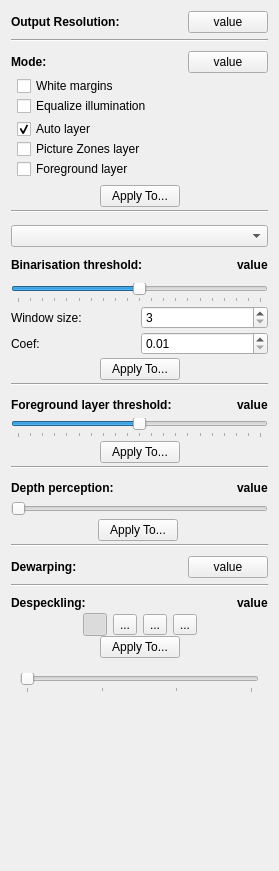
<?xml version="1.0" encoding="UTF-8"?>
<ui version="4.0">
 <class>OutputOptionsWidget</class>
 <widget class="QWidget" name="OutputOptionsWidget">
  <property name="geometry">
   <rect>
    <x>0</x>
    <y>0</y>
    <width>279</width>
    <height>871</height>
   </rect>
  </property>
  <property name="windowTitle">
   <string notr="true">Form</string>
  </property>
  <layout class="QVBoxLayout" name="verticalLayout_8">
   <item>
    <layout class="QHBoxLayout" name="horizontalLayout_15">
     <item>
      <widget class="QLabel" name="dpiLabel">
       <property name="font">
        <font>
         <weight>75</weight>
         <bold>true</bold>
        </font>
       </property>
       <property name="contextMenuPolicy">
        <enum>Qt::NoContextMenu</enum>
       </property>
       <property name="text">
        <string>Output Resolution:</string>
       </property>
       <property name="textFormat">
        <enum>Qt::RichText</enum>
       </property>
      </widget>
     </item>
     <item>
      <spacer name="horizontalSpacer_2">
       <property name="orientation">
        <enum>Qt::Horizontal</enum>
       </property>
       <property name="sizeHint" stdset="0">
        <size>
         <width>40</width>
         <height>20</height>
        </size>
       </property>
      </spacer>
     </item>
     <item>
      <widget class="QPushButton" name="dpiValue">
       <property name="text">
        <string>value</string>
       </property>
      </widget>
     </item>
    </layout>
   </item>
   <item>
    <widget class="Line" name="line_2">
     <property name="orientation">
      <enum>Qt::Horizontal</enum>
     </property>
    </widget>
   </item>
   <item>
    <widget class="QWidget" name="modePanel" native="true">
     <property name="sizePolicy">
      <sizepolicy hsizetype="Preferred" vsizetype="Preferred">
       <horstretch>0</horstretch>
       <verstretch>0</verstretch>
      </sizepolicy>
     </property>
     <property name="minimumSize">
      <size>
       <width>0</width>
       <height>168</height>
      </size>
     </property>
     <property name="maximumSize">
      <size>
       <width>16777215</width>
       <height>168</height>
      </size>
     </property>
     <layout class="QVBoxLayout" name="verticalLayout_6">
      <property name="spacing">
       <number>3</number>
      </property>
      <property name="leftMargin">
       <number>0</number>
      </property>
      <property name="topMargin">
       <number>3</number>
      </property>
      <property name="rightMargin">
       <number>0</number>
      </property>
      <property name="bottomMargin">
       <number>3</number>
      </property>
      <item>
       <layout class="QHBoxLayout" name="horizontalLayout_3">
        <item>
         <widget class="QLabel" name="modeLabel">
          <property name="font">
           <font>
            <weight>75</weight>
            <bold>true</bold>
           </font>
          </property>
          <property name="text">
           <string>Mode:</string>
          </property>
         </widget>
        </item>
        <item>
         <spacer name="horizontalSpacer_10">
          <property name="orientation">
           <enum>Qt::Horizontal</enum>
          </property>
          <property name="sizeHint" stdset="0">
           <size>
            <width>40</width>
            <height>20</height>
           </size>
          </property>
         </spacer>
        </item>
        <item>
         <widget class="QPushButton" name="modeValue">
          <property name="text">
           <string>value</string>
          </property>
         </widget>
        </item>
       </layout>
      </item>
      <item>
       <widget class="QWidget" name="illuminationPanel" native="true">
        <layout class="QVBoxLayout" name="verticalLayout_3">
         <property name="spacing">
          <number>0</number>
         </property>
         <property name="leftMargin">
          <number>6</number>
         </property>
         <property name="topMargin">
          <number>0</number>
         </property>
         <property name="rightMargin">
          <number>0</number>
         </property>
         <property name="bottomMargin">
          <number>0</number>
         </property>
         <item>
          <widget class="QCheckBox" name="whiteMarginsCB">
           <property name="text">
            <string>White margins</string>
           </property>
          </widget>
         </item>
         <item>
          <widget class="QCheckBox" name="equalizeIlluminationCB">
           <property name="text">
            <string>Equalize illumination</string>
           </property>
          </widget>
         </item>
        </layout>
       </widget>
      </item>
      <item>
       <widget class="QWidget" name="layersPanel" native="true">
        <layout class="QVBoxLayout" name="verticalLayout_111">
         <property name="spacing">
          <number>0</number>
         </property>
         <property name="leftMargin">
          <number>6</number>
         </property>
         <property name="topMargin">
          <number>0</number>
         </property>
         <property name="rightMargin">
          <number>0</number>
         </property>
         <property name="bottomMargin">
          <number>0</number>
         </property>
         <item>
          <widget class="QCheckBox" name="autoLayerCB">
           <property name="text">
            <string>Auto layer</string>
           </property>
           <property name="checked">
            <bool>true</bool>
           </property>
          </widget>
         </item>
         <item>
          <widget class="QCheckBox" name="pictureZonesLayerCB">
           <property name="text">
            <string>Picture Zones layer</string>
           </property>
          </widget>
         </item>
         <item>
          <widget class="QCheckBox" name="foregroundLayerCB">
           <property name="text">
            <string>Foreground layer</string>
           </property>
          </widget>
         </item>
        </layout>
       </widget>
      </item>
      <item>
       <spacer name="verticalSpacer_2">
        <property name="orientation">
         <enum>Qt::Vertical</enum>
        </property>
        <property name="sizeHint" stdset="0">
         <size>
          <width>20</width>
          <height>40</height>
         </size>
        </property>
       </spacer>
      </item>
      <item>
       <layout class="QHBoxLayout" name="horizontalLayout_5">
        <item>
         <spacer name="horizontalSpacer_4">
          <property name="orientation">
           <enum>Qt::Horizontal</enum>
          </property>
          <property name="sizeHint" stdset="0">
           <size>
            <width>40</width>
            <height>20</height>
           </size>
          </property>
         </spacer>
        </item>
        <item>
         <widget class="QPushButton" name="applyColorsButton">
          <property name="text">
           <string>Apply To...</string>
          </property>
         </widget>
        </item>
        <item>
         <spacer name="horizontalSpacer_9">
          <property name="orientation">
           <enum>Qt::Horizontal</enum>
          </property>
          <property name="sizeHint" stdset="0">
           <size>
            <width>0</width>
            <height>20</height>
           </size>
          </property>
         </spacer>
        </item>
       </layout>
      </item>
      <item>
       <widget class="Line" name="line">
        <property name="orientation">
         <enum>Qt::Horizontal</enum>
        </property>
       </widget>
      </item>
     </layout>
    </widget>
   </item>
   <item>
    <widget class="QWidget" name="widget" native="true">
     <property name="minimumSize">
      <size>
       <width>0</width>
       <height>164</height>
      </size>
     </property>
     <property name="maximumSize">
      <size>
       <width>16777215</width>
       <height>164</height>
      </size>
     </property>
     <layout class="QVBoxLayout" name="verticalLayout_7">
      <property name="spacing">
       <number>0</number>
      </property>
      <property name="leftMargin">
       <number>0</number>
      </property>
      <property name="topMargin">
       <number>0</number>
      </property>
      <property name="rightMargin">
       <number>0</number>
      </property>
      <property name="bottomMargin">
       <number>0</number>
      </property>
      <item>
       <widget class="QWidget" name="bwOptions" native="true">
        <layout class="QVBoxLayout" name="verticalLayout">
         <property name="spacing">
          <number>3</number>
         </property>
         <property name="leftMargin">
          <number>0</number>
         </property>
         <property name="topMargin">
          <number>3</number>
         </property>
         <property name="rightMargin">
          <number>0</number>
         </property>
         <property name="bottomMargin">
          <number>0</number>
         </property>
         <item>
          <widget class="QComboBox" name="thresholdMethodSelector"/>
         </item>
         <item>
          <layout class="QHBoxLayout" name="horizontalLayout_12">
           <item>
            <widget class="QLabel" name="label">
             <property name="font">
              <font>
               <weight>75</weight>
               <bold>true</bold>
              </font>
             </property>
             <property name="text">
              <string>Binarisation threshold:</string>
             </property>
            </widget>
           </item>
           <item>
            <spacer name="horizontalSpacer_6">
             <property name="orientation">
              <enum>Qt::Horizontal</enum>
             </property>
             <property name="sizeHint" stdset="0">
              <size>
               <width>40</width>
               <height>20</height>
              </size>
             </property>
            </spacer>
           </item>
           <item>
            <widget class="QLabel" name="thresholdLabel">
             <property name="font">
              <font>
               <weight>75</weight>
               <bold>true</bold>
              </font>
             </property>
             <property name="text">
              <string notr="true">value</string>
             </property>
            </widget>
           </item>
          </layout>
         </item>
         <item>
          <layout class="QHBoxLayout" name="horizontalLayout_4">
           <property name="spacing">
            <number>0</number>
           </property>
           <item>
            <widget class="QSlider" name="thresholdSlider">
             <property name="contextMenuPolicy">
              <enum>Qt::ActionsContextMenu</enum>
             </property>
             <property name="styleSheet">
              <string notr="true"/>
             </property>
             <property name="minimum">
              <number>-30</number>
             </property>
             <property name="maximum">
              <number>30</number>
             </property>
             <property name="singleStep">
              <number>1</number>
             </property>
             <property name="pageStep">
              <number>5</number>
             </property>
             <property name="tracking">
              <bool>true</bool>
             </property>
             <property name="orientation">
              <enum>Qt::Horizontal</enum>
             </property>
             <property name="invertedAppearance">
              <bool>false</bool>
             </property>
             <property name="invertedControls">
              <bool>false</bool>
             </property>
             <property name="tickPosition">
              <enum>QSlider::TicksBelow</enum>
             </property>
             <property name="tickInterval">
              <number>3</number>
             </property>
            </widget>
           </item>
          </layout>
         </item>
         <item>
          <layout class="QGridLayout" name="gridLayout">
           <item row="0" column="0">
            <widget class="QLabel" name="thresholdWindowSizeLabel">
             <property name="text">
              <string>Window size:</string>
             </property>
            </widget>
           </item>
           <item row="0" column="1">
            <widget class="QSpinBox" name="thresholdWindowSize">
             <property name="toolTip">
              <string>The dimensions of a pixel neighborhood to consider.</string>
             </property>
             <property name="minimum">
              <number>3</number>
             </property>
             <property name="maximum">
              <number>9999</number>
             </property>
            </widget>
           </item>
           <item row="1" column="0">
            <widget class="QLabel" name="thresholdCoefLabel">
             <property name="text">
              <string>Coef:</string>
             </property>
            </widget>
           </item>
           <item row="1" column="1">
            <widget class="QDoubleSpinBox" name="thresholdCoef">
             <property name="toolTip">
              <string>Default value is 0.34.</string>
             </property>
             <property name="minimum">
              <double>0.01</double>
             </property>
             <property name="maximum">
              <double>9.99</double>
             </property>
             <property name="singleStep">
              <double>0.01</double>
             </property>
            </widget>
           </item>
          </layout>
         </item>
         <item>
          <layout class="QHBoxLayout" name="horizontalLayout_7">
           <property name="spacing">
            <number>0</number>
           </property>
           <item>
            <spacer name="horizontalSpacer_5">
             <property name="orientation">
              <enum>Qt::Horizontal</enum>
             </property>
             <property name="sizeHint" stdset="0">
              <size>
               <width>40</width>
               <height>20</height>
              </size>
             </property>
            </spacer>
           </item>
           <item>
            <widget class="QPushButton" name="applyThresholdButton">
             <property name="text">
              <string>Apply To...</string>
             </property>
            </widget>
           </item>
           <item>
            <spacer name="horizontalSpacer_7">
             <property name="orientation">
              <enum>Qt::Horizontal</enum>
             </property>
             <property name="sizeHint" stdset="0">
              <size>
               <width>40</width>
               <height>20</height>
              </size>
             </property>
            </spacer>
           </item>
          </layout>
         </item>
         <item>
          <widget class="Line" name="line_3">
           <property name="orientation">
            <enum>Qt::Horizontal</enum>
           </property>
          </widget>
         </item>
        </layout>
       </widget>
      </item>
     </layout>
    </widget>
   </item>
   <item>
    <widget class="QWidget" name="bwForegroundOptions" native="true">
     <layout class="QVBoxLayout" name="verticalLayout_4">
      <property name="spacing">
       <number>3</number>
      </property>
      <property name="leftMargin">
       <number>0</number>
      </property>
      <property name="topMargin">
       <number>3</number>
      </property>
      <property name="rightMargin">
       <number>0</number>
      </property>
      <property name="bottomMargin">
       <number>0</number>
      </property>
      <item>
       <layout class="QHBoxLayout" name="horizontalLayout_13">
        <item>
         <widget class="QLabel" name="label_2">
          <property name="font">
           <font>
            <weight>75</weight>
            <bold>true</bold>
           </font>
          </property>
          <property name="text">
           <string>Foreground layer threshold:</string>
          </property>
         </widget>
        </item>
        <item>
         <spacer name="horizontalSpacer_16">
          <property name="orientation">
           <enum>Qt::Horizontal</enum>
          </property>
          <property name="sizeHint" stdset="0">
           <size>
            <width>40</width>
            <height>20</height>
           </size>
          </property>
         </spacer>
        </item>
        <item>
         <widget class="QLabel" name="thresholdForegroundLabel">
          <property name="font">
           <font>
            <weight>75</weight>
            <bold>true</bold>
           </font>
          </property>
          <property name="text">
           <string notr="true">value</string>
          </property>
         </widget>
        </item>
       </layout>
      </item>
      <item>
       <layout class="QHBoxLayout" name="horizontalLayout_8">
        <property name="spacing">
         <number>0</number>
        </property>
        <item>
         <widget class="QSlider" name="thresholdForegroundSlider">
          <property name="contextMenuPolicy">
           <enum>Qt::ActionsContextMenu</enum>
          </property>
          <property name="styleSheet">
           <string notr="true"/>
          </property>
          <property name="minimum">
           <number>-30</number>
          </property>
          <property name="maximum">
           <number>30</number>
          </property>
          <property name="singleStep">
           <number>1</number>
          </property>
          <property name="pageStep">
           <number>5</number>
          </property>
          <property name="tracking">
           <bool>true</bool>
          </property>
          <property name="orientation">
           <enum>Qt::Horizontal</enum>
          </property>
          <property name="invertedAppearance">
           <bool>false</bool>
          </property>
          <property name="invertedControls">
           <bool>false</bool>
          </property>
          <property name="tickPosition">
           <enum>QSlider::TicksBelow</enum>
          </property>
          <property name="tickInterval">
           <number>3</number>
          </property>
         </widget>
        </item>
       </layout>
      </item>
      <item>
       <layout class="QHBoxLayout" name="horizontalLayout_14">
        <property name="spacing">
         <number>0</number>
        </property>
        <item>
         <spacer name="horizontalSpacer_17">
          <property name="orientation">
           <enum>Qt::Horizontal</enum>
          </property>
          <property name="sizeHint" stdset="0">
           <size>
            <width>40</width>
            <height>20</height>
           </size>
          </property>
         </spacer>
        </item>
        <item>
         <widget class="QPushButton" name="applyForegroundThresholdButton">
          <property name="text">
           <string>Apply To...</string>
          </property>
         </widget>
        </item>
        <item>
         <spacer name="horizontalSpacer_18">
          <property name="orientation">
           <enum>Qt::Horizontal</enum>
          </property>
          <property name="sizeHint" stdset="0">
           <size>
            <width>40</width>
            <height>20</height>
           </size>
          </property>
         </spacer>
        </item>
       </layout>
      </item>
      <item>
       <widget class="Line" name="line_6">
        <property name="orientation">
         <enum>Qt::Horizontal</enum>
        </property>
       </widget>
      </item>
     </layout>
    </widget>
   </item>
   <item>
    <widget class="QWidget" name="depthPerceptionPanel" native="true">
     <layout class="QVBoxLayout" name="verticalLayout_2">
      <property name="spacing">
       <number>3</number>
      </property>
      <property name="leftMargin">
       <number>0</number>
      </property>
      <property name="topMargin">
       <number>3</number>
      </property>
      <property name="rightMargin">
       <number>0</number>
      </property>
      <property name="bottomMargin">
       <number>3</number>
      </property>
      <item>
       <layout class="QHBoxLayout" name="horizontalLayout_17">
        <item>
         <widget class="QLabel" name="depthPerceptionLabel">
          <property name="font">
           <font>
            <weight>75</weight>
            <bold>true</bold>
           </font>
          </property>
          <property name="text">
           <string>Depth perception:</string>
          </property>
         </widget>
        </item>
        <item>
         <spacer name="horizontalSpacer_8">
          <property name="orientation">
           <enum>Qt::Horizontal</enum>
          </property>
          <property name="sizeHint" stdset="0">
           <size>
            <width>40</width>
            <height>20</height>
           </size>
          </property>
         </spacer>
        </item>
        <item>
         <widget class="QLabel" name="depthPerceptionValue">
          <property name="font">
           <font>
            <weight>75</weight>
            <bold>true</bold>
           </font>
          </property>
          <property name="text">
           <string notr="true">value</string>
          </property>
         </widget>
        </item>
       </layout>
      </item>
      <item>
       <layout class="QHBoxLayout" name="horizontalLayout_16">
        <item>
         <widget class="QSlider" name="depthPerceptionSlider">
          <property name="contextMenuPolicy">
           <enum>Qt::ActionsContextMenu</enum>
          </property>
          <property name="minimum">
           <number>10</number>
          </property>
          <property name="maximum">
           <number>30</number>
          </property>
          <property name="pageStep">
           <number>5</number>
          </property>
          <property name="value">
           <number>10</number>
          </property>
          <property name="orientation">
           <enum>Qt::Horizontal</enum>
          </property>
         </widget>
        </item>
       </layout>
      </item>
      <item>
       <layout class="QHBoxLayout" name="horizontalLayout_10">
        <item>
         <spacer name="horizontalSpacer_13">
          <property name="orientation">
           <enum>Qt::Horizontal</enum>
          </property>
          <property name="sizeHint" stdset="0">
           <size>
            <width>40</width>
            <height>20</height>
           </size>
          </property>
         </spacer>
        </item>
        <item>
         <widget class="QPushButton" name="applyDepthPerception">
          <property name="text">
           <string>Apply To...</string>
          </property>
         </widget>
        </item>
        <item>
         <spacer name="horizontalSpacer_3">
          <property name="orientation">
           <enum>Qt::Horizontal</enum>
          </property>
          <property name="sizeHint" stdset="0">
           <size>
            <width>40</width>
            <height>20</height>
           </size>
          </property>
         </spacer>
        </item>
        <item>
         <widget class="Line" name="line_4">
          <property name="orientation">
           <enum>Qt::Horizontal</enum>
          </property>
         </widget>
        </item>
       </layout>
      </item>
      <item>
       <widget class="Line" name="line_7">
        <property name="orientation">
         <enum>Qt::Horizontal</enum>
        </property>
       </widget>
      </item>
     </layout>
    </widget>
   </item>
   <item>
    <layout class="QHBoxLayout" name="horizontalLayout_11">
     <item>
      <widget class="QLabel" name="dewarpingLabel">
       <property name="font">
        <font>
         <weight>75</weight>
         <bold>true</bold>
        </font>
       </property>
       <property name="text">
        <string>Dewarping:</string>
       </property>
      </widget>
     </item>
     <item>
      <spacer name="horizontalSpacer_20">
       <property name="orientation">
        <enum>Qt::Horizontal</enum>
       </property>
       <property name="sizeHint" stdset="0">
        <size>
         <width>0</width>
         <height>20</height>
        </size>
       </property>
      </spacer>
     </item>
     <item>
      <widget class="QPushButton" name="dewarpingStatusButton">
       <property name="text">
        <string>value</string>
       </property>
      </widget>
     </item>
    </layout>
   </item>
   <item>
    <widget class="Line" name="line_5">
     <property name="orientation">
      <enum>Qt::Horizontal</enum>
     </property>
    </widget>
   </item>
   <item>
    <widget class="QWidget" name="despecklingPanel" native="true">
     <layout class="QVBoxLayout" name="verticalLayout_5">
      <property name="spacing">
       <number>0</number>
      </property>
      <property name="leftMargin">
       <number>0</number>
      </property>
      <property name="topMargin">
       <number>0</number>
      </property>
      <property name="rightMargin">
       <number>0</number>
      </property>
      <property name="bottomMargin">
       <number>0</number>
      </property>
      <item>
       <layout class="QHBoxLayout" name="horizontalLayout_6">
        <item>
         <widget class="QLabel" name="despeckleLabel">
          <property name="font">
           <font>
            <weight>75</weight>
            <bold>true</bold>
           </font>
          </property>
          <property name="text">
           <string>Despeckling:</string>
          </property>
         </widget>
        </item>
        <item>
         <spacer name="horizontalSpacer">
          <property name="orientation">
           <enum>Qt::Horizontal</enum>
          </property>
          <property name="sizeHint" stdset="0">
           <size>
            <width>40</width>
            <height>20</height>
           </size>
          </property>
         </spacer>
        </item>
        <item>
         <widget class="QLabel" name="despeckleValue">
          <property name="font">
           <font>
            <weight>75</weight>
            <bold>true</bold>
           </font>
          </property>
          <property name="text">
           <string notr="true">value</string>
          </property>
         </widget>
        </item>
       </layout>
      </item>
      <item>
       <layout class="QHBoxLayout" name="horizontalLayout">
        <property name="spacing">
         <number>6</number>
        </property>
        <item>
         <spacer name="horizontalSpacer_11">
          <property name="orientation">
           <enum>Qt::Horizontal</enum>
          </property>
          <property name="sizeHint" stdset="0">
           <size>
            <width>40</width>
            <height>20</height>
           </size>
          </property>
         </spacer>
        </item>
        <item>
         <widget class="QToolButton" name="despeckleOffBtn">
          <property name="statusTip">
           <string>No despeckling</string>
          </property>
          <property name="text">
           <string notr="true"/>
          </property>
          <property name="iconSize">
           <size>
            <width>16</width>
            <height>16</height>
           </size>
          </property>
          <property name="checkable">
           <bool>true</bool>
          </property>
          <property name="checked">
           <bool>true</bool>
          </property>
          <property name="autoExclusive">
           <bool>true</bool>
          </property>
         </widget>
        </item>
        <item>
         <widget class="QToolButton" name="despeckleCautiousBtn">
          <property name="statusTip">
           <string>Cautious despeckling</string>
          </property>
          <property name="text">
           <string notr="true">...</string>
          </property>
          <property name="icon">
           <iconset resource="../../../../app/resources/resources.qrc">
            <normaloff>:/icons/despeckle-cautious.png.png</normaloff>:/icons/despeckle-cautious.png.png</iconset>
          </property>
          <property name="iconSize">
           <size>
            <width>16</width>
            <height>16</height>
           </size>
          </property>
          <property name="checkable">
           <bool>true</bool>
          </property>
          <property name="autoExclusive">
           <bool>true</bool>
          </property>
         </widget>
        </item>
        <item>
         <widget class="QToolButton" name="despeckleNormalBtn">
          <property name="statusTip">
           <string>Normal despeckling</string>
          </property>
          <property name="text">
           <string notr="true">...</string>
          </property>
          <property name="icon">
           <iconset resource="../../../../app/resources/resources.qrc">
            <normaloff>:/icons/despeckle-normal.png.png</normaloff>:/icons/despeckle-normal.png.png</iconset>
          </property>
          <property name="iconSize">
           <size>
            <width>16</width>
            <height>16</height>
           </size>
          </property>
          <property name="checkable">
           <bool>true</bool>
          </property>
          <property name="autoExclusive">
           <bool>true</bool>
          </property>
         </widget>
        </item>
        <item>
         <widget class="QToolButton" name="despeckleAggressiveBtn">
          <property name="statusTip">
           <string>Aggressive despeckling</string>
          </property>
          <property name="text">
           <string notr="true">...</string>
          </property>
          <property name="icon">
           <iconset resource="../../../../app/resources/resources.qrc">
            <normaloff>:/icons/despeckle-aggressive.png.png</normaloff>:/icons/despeckle-aggressive.png.png</iconset>
          </property>
          <property name="iconSize">
           <size>
            <width>16</width>
            <height>16</height>
           </size>
          </property>
          <property name="checkable">
           <bool>true</bool>
          </property>
          <property name="autoExclusive">
           <bool>true</bool>
          </property>
         </widget>
        </item>
        <item>
         <spacer name="horizontalSpacer_12">
          <property name="orientation">
           <enum>Qt::Horizontal</enum>
          </property>
          <property name="sizeHint" stdset="0">
           <size>
            <width>40</width>
            <height>20</height>
           </size>
          </property>
         </spacer>
        </item>
       </layout>
      </item>
      <item>
       <layout class="QHBoxLayout" name="horizontalLayout_9">
        <item>
         <spacer name="horizontalSpacer_14">
          <property name="orientation">
           <enum>Qt::Horizontal</enum>
          </property>
          <property name="sizeHint" stdset="0">
           <size>
            <width>40</width>
            <height>20</height>
           </size>
          </property>
         </spacer>
        </item>
        <item>
         <widget class="QPushButton" name="applyDespeckleButton">
          <property name="text">
           <string>Apply To...</string>
          </property>
         </widget>
        </item>
        <item>
         <spacer name="horizontalSpacer_15">
          <property name="orientation">
           <enum>Qt::Horizontal</enum>
          </property>
          <property name="sizeHint" stdset="0">
           <size>
            <width>0</width>
            <height>20</height>
           </size>
          </property>
         </spacer>
        </item>
       </layout>
      </item>
     </layout>
    </widget>
   </item>
   <item>
    <widget class="QWidget" name="despeckleSliderPanel" native="true">
     <property name="contextMenuPolicy">
      <enum>Qt::ActionsContextMenu</enum>
     </property>
     <layout class="QHBoxLayout" name="horizontalLayout_2">
      <item>
       <widget class="QSlider" name="despeckleSlider">
        <property name="minimum">
         <number>0</number>
        </property>
        <property name="maximum">
         <number>3</number>
        </property>
        <property name="pageStep">
         <number>1</number>
        </property>
        <property name="orientation">
         <enum>Qt::Horizontal</enum>
        </property>
        <property name="tickPosition">
         <enum>QSlider::TicksBelow</enum>
        </property>
        <property name="tickInterval">
         <number>1</number>
        </property>
       </widget>
      </item>
     </layout>
    </widget>
   </item>
   <item>
    <spacer name="verticalSpacer">
     <property name="orientation">
      <enum>Qt::Vertical</enum>
     </property>
     <property name="sizeHint" stdset="0">
      <size>
       <width>20</width>
       <height>41</height>
      </size>
     </property>
    </spacer>
   </item>
  </layout>
  <action name="actionModeBW">
   <property name="text">
    <string>&amp;Black and White</string>
   </property>
  </action>
  <action name="actionModeColorOrGrayscale">
   <property name="text">
    <string>&amp;Color / Grayscale</string>
   </property>
  </action>
  <action name="actionModeMixed">
   <property name="text">
    <string>&amp;Mixed</string>
   </property>
  </action>
  <action name="actionReset_to_default_value">
   <property name="text">
    <string>&amp;Reset to default value</string>
   </property>
  </action>
  <action name="actionReset_to_default_value_foeground">
   <property name="text">
    <string>&amp;Reset to default value</string>
   </property>
  </action>
  <action name="actionactionDespeckleOff">
   <property name="text">
    <string notr="true">actionDespeckleOff</string>
   </property>
  </action>
  <action name="actionactionDespeckleCautious">
   <property name="text">
    <string notr="true">actionDespeckleCautious</string>
   </property>
  </action>
  <action name="actionactionDespeckleNormal">
   <property name="text">
    <string notr="true">actionDespeckleNormal</string>
   </property>
  </action>
  <action name="actionactionDespeckleAggressive">
   <property name="text">
    <string notr="true">actionDespeckleAggressive</string>
   </property>
  </action>
 </widget>
 <resources>
  <include location="../../../../app/resources/resources.qrc"/>
 </resources>
 <connections/>
</ui>
